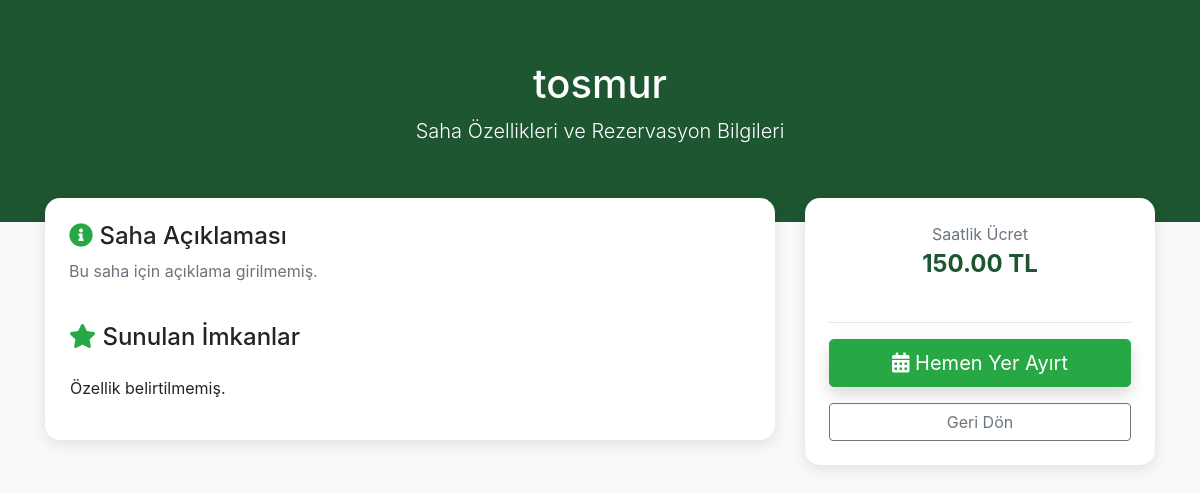
Screenshot of /bitirme/saha_detay.php?id=1 with the database file from the repository.
### tables this page shows
CREATE TABLE `sahalar` (
  `id` int(11) NOT NULL,
  `saha_adi` varchar(100) NOT NULL,
  `saatlik_fiyat` decimal(10,2) NOT NULL,
  `aciklama` text DEFAULT NULL,
  `ozellikler` varchar(255) DEFAULT NULL
);

### bitirme/saha_detay.php (the view, shortened to what this page needs)
<?php
require_once('db_baglanti.php');
$saha_id = isset($_GET['id']) ? (int)$_GET['id'] : 0;
try {
    $stmt = $db->prepare("SELECT * FROM sahalar WHERE id = ?");
    $stmt->execute([$saha_id]);
    $saha = $stmt->fetch(PDO::FETCH_ASSOC);
} catch (PDOException $e) {
    die("Hata: " . $e->getMessage());
}
?>
<!DOCTYPE html>
<html lang="tr">
<head>
    <link href="https://stackpath.bootstrapcdn.com/bootstrap/4.5.2/css/bootstrap.min.css" rel="stylesheet">
    <link rel="stylesheet" href="https://cdnjs.cloudflare.com/ajax/libs/font-awesome/5.15.1/css/all.min.css">
</head>
<body class="bg-light">
<div class="saha-header text-center">
    <div class="container">
        <h1><?= htmlspecialchars($saha['saha_adi']) ?></h1>
        <p class="lead">Saha Özellikleri ve Rezervasyon Bilgileri</p>
    </div>
</div>
<div class="container mt-n4">
    <div class="row">
        <div class="col-md-8">
            <div class="card card-detail p-4 mb-4">
                <h4><i class="fas fa-info-circle text-success"></i> Saha Açıklaması</h4>
                <p class="text-muted"><?= nl2br(htmlspecialchars($saha['aciklama'] ?? 'Bu saha için açıklama girilmemiş.')) ?></p>
                <h4 class="mt-4"><i class="fas fa-star text-success"></i> Sunulan İmkanlar</h4>
                <div class="row text-center mt-3">
                    <?php
                    $ozellikler = explode(',', $saha['ozellikler'] ?? '');
                    if(!empty($ozellikler[0])):
                        foreach($ozellikler as $ozellik):
                            $icon = "fa-check-circle";
                            if(stripos($ozellik, 'duş') !== false) $icon = "fa-shower";
                            if(stripos($ozellik, 'otopark') !== false) $icon = "fa-car";
                            if(stripos($ozellik, 'krampon') !== false) $icon = "fa-shoe-prints";
                    ?>
                        <div class="col-md-3 mb-3">
                            <i class="fas <?= $icon ?> feature-icon"></i>
                            <p class="small font-weight-bold"><?= trim($ozellik) ?></p>
                        </div>
                    <?php endforeach; else: echo "<p class='ml-3'>Özellik belirtilmemiş.</p>"; endif; ?>
                </div>
            </div>
        </div>
        <div class="col-md-4">
            <div class="card card-detail p-4 sticky-top" style="top: 20px;">
                <div class="text-center mb-4">
                    <span class="text-muted d-block">Saatlik Ücret</span>
                    <span class="price-tag"><?= number_format($saha['saatlik_fiyat'], 2) ?> TL</span>
                </div>
                <hr>
                <a href="index.php?saha_id=<?= $saha['id'] ?>" class="btn btn-success btn-lg btn-block shadow">
                    <i class="fas fa-calendar-alt"></i> Hemen Yer Ayırt
                </a>
                <a href="index.php" class="btn btn-outline-secondary btn-block mt-3">Geri Dön</a>
            </div>
        </div>
    </div>
</div>
</body>
</html>

### bitirme/saha_detay.php (style rules this page uses)
.saha-header { background: #1e5631; color: white; padding: 60px 0; }
.card-detail { border-radius: 15px; border: none; box-shadow: 0 4px 15px rgba(0,0,0,0.1); }
.price-tag { font-size: 1.5rem; font-weight: bold; color: #1e5631; }

### rows the page displays
sahalar: saha_adi "tosmur", aciklama "Bu saha için açıklama girilmemiş.", saatlik_fiyat "150.00"
